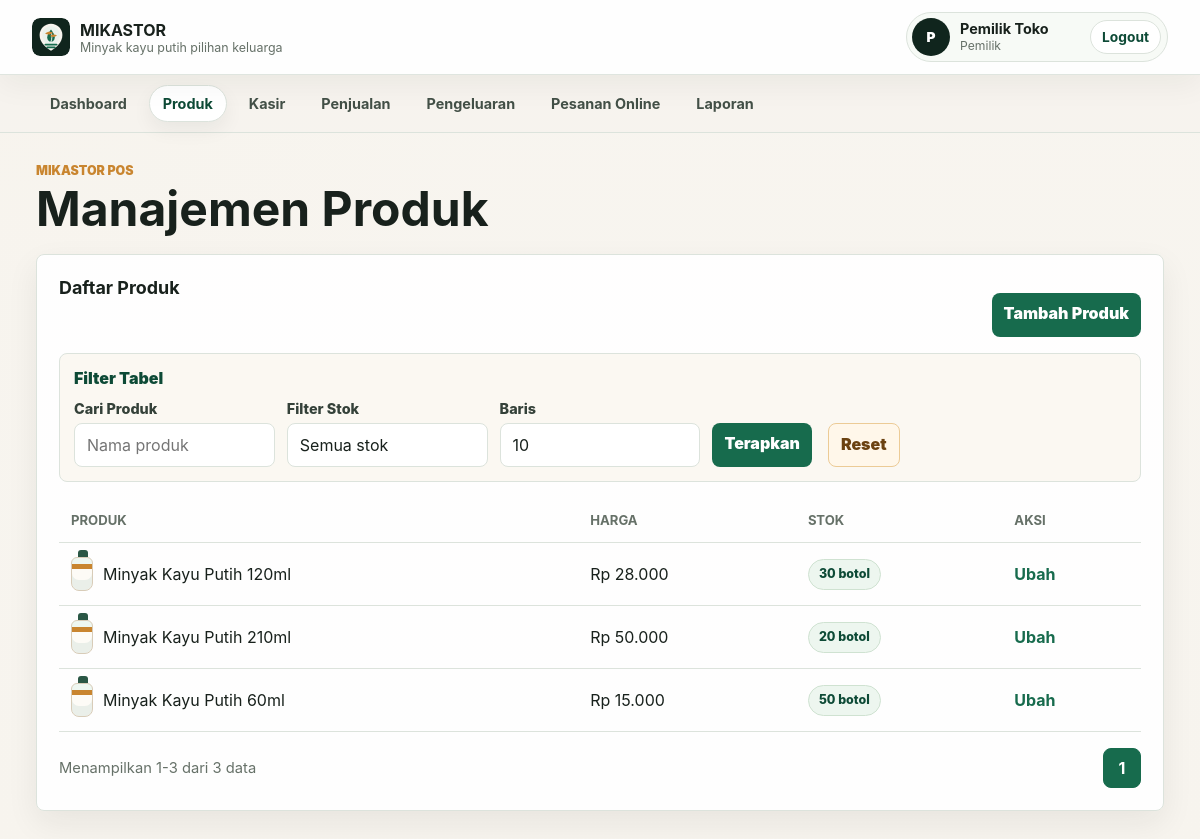
The page /produk.php (signed in) on the database its author committed.
### tables this page shows
CREATE TABLE IF NOT EXISTS produk (
    id_produk INT AUTO_INCREMENT PRIMARY KEY,
    nama_produk VARCHAR(100) NOT NULL UNIQUE,
    harga INT NOT NULL,
    stok INT NOT NULL,
    created_at DATETIME NOT NULL DEFAULT CURRENT_TIMESTAMP,
    CONSTRAINT chk_produk_harga CHECK (harga >= 0),
    CONSTRAINT chk_produk_stok CHECK (stok >= 0)
);

### public/produk.php (the view, shortened to what this page needs)
<?php
require_once __DIR__ . '/../includes/layout.php';
require_once __DIR__ . '/../includes/table.php';
$pdo = require __DIR__ . '/../config/database.php';
$q = table_string('q');
$page = table_int('page');
$perPage = table_page_size();
$offset = ($page - 1) * $perPage;
$where = [];
$params = [];
$whereSql = $where === [] ? '' : 'WHERE ' . implode(' AND ', $where);
$stmt = $pdo->prepare(
    "SELECT * FROM produk {$whereSql} ORDER BY nama_produk ASC LIMIT {$perPage} OFFSET {$offset}"
);
$stmt->execute($params);
$products = $stmt->fetchAll();
?>
<section class="card">
    <div class="section-heading">
        <h3>Daftar Produk</h3>
        <a class="button" href="produk_form.php">Tambah Produk</a>
    </div>
        <div>
            <label for="q">Cari Produk</label>
            <input type="search" id="q" name="q" value="<?= e($q) ?>" placeholder="Nama produk">
        </div>
        <div>
            <label for="stok">Filter Stok</label>
            <select id="stok" name="stok">
                <option value="">Semua stok</option>
            </select>
        </div>
    <div class="table-wrap">
        <table>
            <thead>
                <tr>
                    <th>Produk</th>
                    <th>Harga</th>
                    <th>Stok</th>
                    <th>Aksi</th>
                </tr>
            </thead>
            <tbody>
                <?php foreach ($products as $product): ?>
                    <tr>
                        <td>
                            <div class="product-cell">
                                <span class="product-icon"></span>
                                <span><?= e($product['nama_produk']) ?></span>
                            </div>
                        </td>
                        <td><?= e(rupiah((int) $product['harga'])) ?></td>
                        <td>
                            <span class="stock-badge <?= (int) $product['stok'] <= 5 ? 'low' : '' ?>">
                                <?= e($product['stok']) ?> botol
                            </span>
                        </td>
                        <td><a href="produk_form.php?id=<?= e($product['id_produk']) ?>">Ubah</a></td>
                    </tr>
                <?php endforeach; ?>
            </tbody>
        </table>
    </div>
</section>

### public/assets/style.css (style rules this page uses)
:root { color-scheme: light; --bg: #f7f4ee; --surface: #ffffff; --surface-soft: #f1f6ef; --text: #18211c; --muted: #667168; --primary: #176b4d; --primary-dark: #0d4a36; --accent: #c9852f; --accent-soft: #fff2dc; --danger: #b42318; --border: #dce3dc; --shadow: 0 18px 45px rgba(24, 33, 28, 0.09); }
* { box-sizing: border-box; }
body { margin: 0; background: linear-gradient(180deg, rgba(247, 244, 238, 0.92), rgba(247, 244, 238, 1)), radial-gradient(circle at top left, rgba(201, 133, 47, 0.14), transparent 32rem); color: var(--text); font-family: Inter, ui-sans-serif, system-ui, -apple-system, BlinkMacSystemFont, "Segoe UI", sans-serif; }
a { color: var(--primary); font-weight: 700; text-decoration: none; }
.card { background: rgba(255, 255, 255, 0.94); border: 1px solid var(--border); border-radius: 8px; box-shadow: 0 12px 32px rgba(24, 33, 28, 0.07); margin-bottom: 20px; padding: 22px; }
.section-heading { align-items: flex-start; display: flex; gap: 14px; justify-content: space-between; margin-bottom: 16px; }
.section-heading h3, .section-heading p { margin: 0; }
.section-heading h3 { font-size: 1.12rem; }
.pill, .stock-badge { align-items: center; background: var(--accent-soft); border: 1px solid #f1d4aa; border-radius: 999px; color: #7a4b13; display: inline-flex; flex: 0 0 auto; font-size: 0.78rem; font-weight: 800; line-height: 1; padding: 8px 10px; white-space: nowrap; }
.stock-badge { background: #edf6ef; border-color: #cfe2d1; color: var(--primary-dark); }
label { color: #344139; display: block; font-size: 0.9rem; font-weight: 800; margin: 14px 0 6px; }
input, select, textarea, button, .button { border-radius: 8px; font: inherit; min-height: 44px; padding: 10px 12px; }
input, select, textarea { background: #ffffff; border: 1px solid var(--border); color: var(--text); outline: 0; width: 100%; }
select { appearance: none; }
button, .button { background: var(--primary); border: 0; color: #ffffff; cursor: pointer; display: inline-flex; font-weight: 900; justify-content: center; margin-top: 16px; }
.table-wrap { overflow-x: auto; }
.table-filters label { margin-top: 0; }
table { border-collapse: collapse; width: 100%; }
th, td { border-bottom: 1px solid var(--border); padding: 14px 12px; text-align: left; vertical-align: middle; }
th { color: var(--muted); font-size: 0.82rem; text-transform: uppercase; }
.product-cell { align-items: center; display: flex; gap: 10px; min-width: 190px; }
.product-icon { background: linear-gradient(180deg, #eef7f1 0 18%, #c9852f 18% 34%, #fdfbf6 34% 100%); border: 1px solid #d8ccb8; border-radius: 6px 6px 8px 8px; box-shadow: inset 0 -10px 0 rgba(23, 107, 77, 0.08); display: inline-block; height: 34px; position: relative; width: 22px; }
.product-icon::before { background: #2a5745; border-radius: 3px 3px 0 0; content: ""; height: 7px; left: 6px; position: absolute; top: -8px; width: 10px; }

### rows shown on the page
produk: nama_produk "Minyak Kayu Putih 120ml", harga "Rp 28.000", stok "30"
produk: nama_produk "Minyak Kayu Putih 210ml", harga "Rp 50.000", stok "20"
produk: nama_produk "Minyak Kayu Putih 60ml", harga "Rp 15.000", stok "50"

### other values the page prints
substr((string) $user['nama'], 0, 1) "P"
$user['nama'] "Pemilik Toko"
$user['role'] "Pemilik"
$title "Manajemen Produk"
$label "Filter Tabel"
$start "1"
$end "3"
$totalRows "3"
form field per_page "10"
